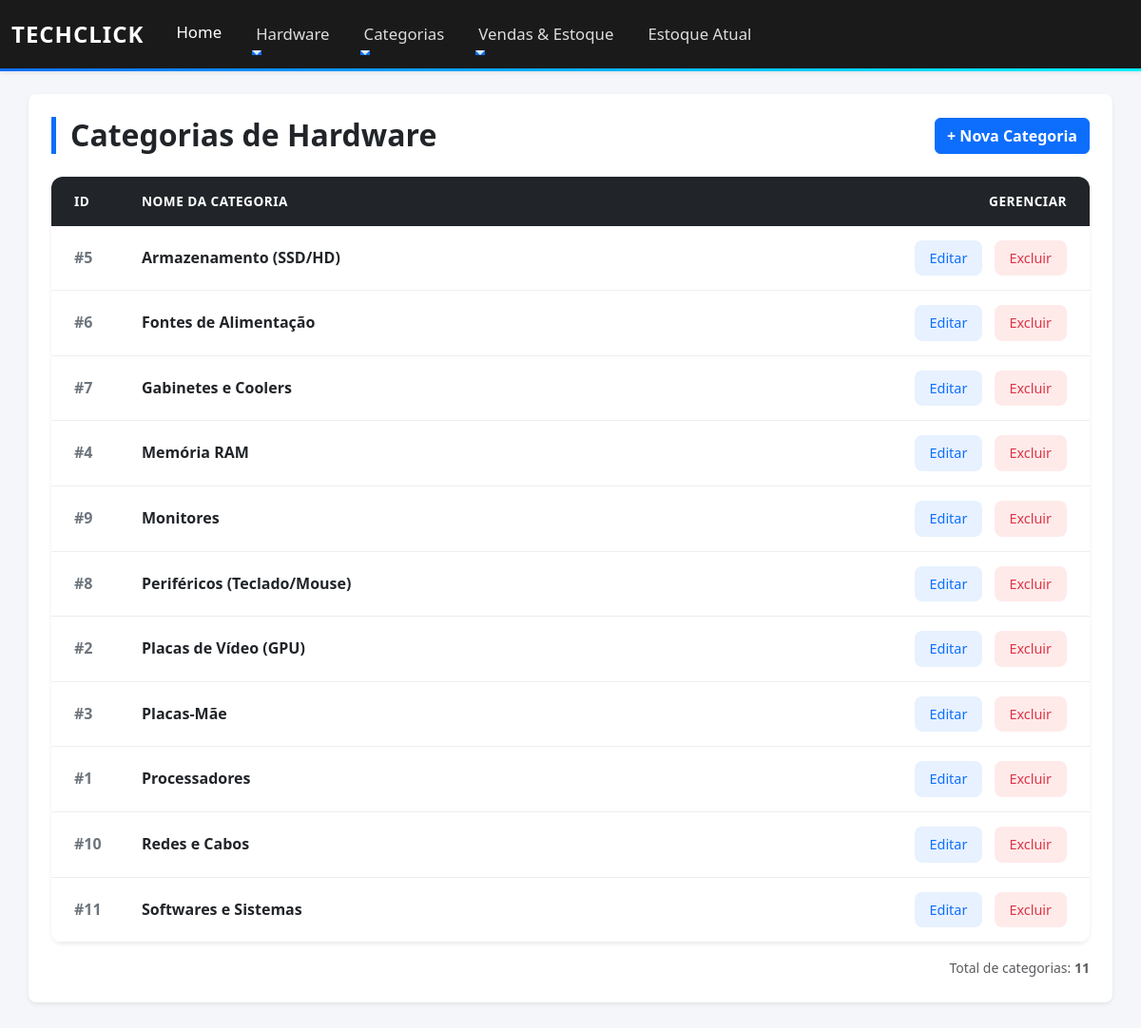
The page /?page=listar-categoria on the database its author committed.
### tables this page shows
CREATE TABLE IF NOT EXISTS categoria (
    id_categoria INT AUTO_INCREMENT PRIMARY KEY,
    nome_categoria VARCHAR(50) NOT NULL UNIQUE
);

### listar-categoria.php (the view, shortened to what this page needs)
<div class="d-flex justify-content-between align-items-center mb-4">
    <h1 class="page-title m-0">Categorias de Hardware</h1>
    <a href="?page=cadastrar-categoria" class="btn btn-primary fw-bold">
        + Nova Categoria
    </a>
</div>
<?php
require_once 'config.php';
$sql = "SELECT * FROM categoria ORDER BY nome_categoria ASC";
$res = $conn->query($sql);
$qtd = $res->num_rows;
if($qtd > 0){
    echo "<div class='card shadow-sm border-0 table-card'>";
    echo "<div class='card-body p-0'>";
    echo "<div class='table-responsive'>";
    echo "<table class='table table-hover align-middle mb-0'>";
    echo "<thead>
            <tr>
                <th class='ps-4' style='width: 80px;'>ID</th>
                <th>Nome da Categoria</th>
                <th class='text-end pe-4' style='width: 200px;'>Gerenciar</th>
            </tr>
          </thead>";
    echo "<tbody>";
    while($row = $res->fetch_object()){
        echo "<tr>";
        echo "<td class='ps-4 fw-bold text-secondary'>#{$row->id_categoria}</td>";
        echo "<td class='fw-semibold text-dark'>{$row->nome_categoria}</td>";
        echo "<td class='text-end pe-4'>
                <a href='index.php?page=editar-categoria&id_categoria={$row->id_categoria}'
                   class='btn btn-sm btn-edit me-2' title='Editar'>
                   Editar
                </a>
                <a href='index.php?page=salvar-categoria&acao=excluir&id_categoria={$row->id_categoria}'
                   class='btn btn-sm btn-delete'
                   onclick=\"return confirm('Tem certeza que deseja excluir a categoria {$row->nome_categoria}? Isso pode afetar produtos vinculados!');\"
                   title='Excluir'>
                   Excluir
                </a>
              </td>";
        echo "</tr>";
    }
    echo "</tbody>";
    echo "</table>";
    echo "</div>";
    echo "</div>";
    echo "</div>";
    echo "<div class='mt-3 text-end text-muted small'>
            Total de categorias: <strong>{$qtd}</strong>
          </div>";
}
?>

### index.php (shortened to what this page needs)
<!DOCTYPE html>
<html lang="pt-br">
<head>
    <link rel="stylesheet" href="css/bootstrap.min.css">
    <link rel="stylesheet" href="style.css">
</head>
<body>
    <nav class="navbar navbar-expand-lg navbar-dark bg-dark shadow-sm">
        <div class="container-fluid">
            <a class="navbar-brand fw-bold" href="index.php">
                 TechClick
            </a>
            <div class="collapse navbar-collapse" id="navbarNav">
                <ul class="navbar-nav me-auto">
                    <li class="nav-item">
                        <a class="nav-link active" href="index.php">Home</a>
                    </li>
                    <li class="nav-item dropdown">
                        <a class="nav-link dropdown-toggle" href="#" role="button"
                           data-bs-toggle="dropdown">
                            Hardware
                        </a>
                    </li>
                    <li class="nav-item dropdown">
                        <a class="nav-link dropdown-toggle" href="#" role="button"
                           data-bs-toggle="dropdown">
                            Categorias
                        </a>
                    </li>
                    <li class="nav-item dropdown">
                        <a class="nav-link dropdown-toggle" href="#" role="button"
                           data-bs-toggle="dropdown">
                            Vendas & Estoque
                        </a>
                    </li>
                    <li class="nav-item">
                        <a class="nav-link" href="?page=consultar-estoque">Estoque Atual</a>
                    </li>
                </ul>
            </div>
        </div>
    </nav>
    <div class="container content-area shadow-sm rounded-3 mt-4 p-4 bg-white">
        <?php
            include("config.php");
            switch (@$_REQUEST["page"]) {
                case "listar-categoria": include("listar-categoria.php"); break;
                    ?>
                    <?php
            }
        ?>
    </div>
</body>
</html>

### style.css (style rules this page uses)
:root { --primary-color: #212529; --accent-color: #0d6efd; --bg-color: #f4f6f9; --card-bg: #ffffff; --text-main: #2c3e50; --text-muted: #6c757d; --shadow-soft: 0 10px 25px rgba(0, 0, 0, 0.05); --shadow-hover: 0 15px 35px rgba(0, 0, 0, 0.1); }
body { background-color: var(--bg-color); font-family: "Segoe UI", system-ui, -apple-system, sans-serif; color: var(--text-main); line-height: 1.6; }
.navbar { border-bottom: 3px solid transparent; border-image: linear-gradient(to right, #0d6efd, #00f2ff) 1; padding: 12px 0; background-color: #1a1a1a !important; }
.navbar-brand { font-size: 1.5rem; letter-spacing: 1px; text-transform: uppercase; color: #fff !important; }
.nav-link { font-size: 1.05rem; margin: 0 10px; font-weight: 500; color: rgba(255, 255, 255, 0.85) !important; position: relative; transition: all 0.3s ease; }
.nav-link:hover, .nav-link.active { color: #fff !important; transform: translateY(-2px); }
.nav-link::after { content: ""; position: absolute; width: 0; height: 2px; bottom: 0; left: 0; background-color: var(--accent-color); transition: width 0.3s; }
.content-area { min-height: 80vh; background: var(--card-bg); border-radius: 16px; padding: 40px; box-shadow: var(--shadow-soft); margin-bottom: 40px; transition: box-shadow 0.3s ease; }
.page-title, h1 { font-size: 2rem; font-weight: 800; color: var(--primary-color); margin-bottom: 30px; border-left: 5px solid var(--accent-color); padding-left: 15px; }
.table-card { border-radius: 12px; overflow: hidden; background: #fff; box-shadow: 0 4px 6px rgba(0, 0, 0, 0.02); }
.table { margin-bottom: 0; vertical-align: middle; }
.table thead th { background-color: var(--primary-color); color: #fff; font-weight: 600; text-transform: uppercase; font-size: 0.85rem; letter-spacing: 0.5px; border: none; padding: 15px; }
.table tbody tr { transition: background-color 0.2s ease; }
.table tbody td { padding: 15px; border-bottom: 1px solid #eee; }
.btn-edit, .btn-delete { border: none; font-weight: 500; border-radius: 8px; padding: 8px 16px; font-size: 0.9rem; display: inline-flex; align-items: center; gap: 5px; transition: all 0.2s; text-decoration: none; }
.btn-edit { background-color: #e7f1ff; color: #0d6efd; }
.btn-delete { background-color: #ffeaea; color: #dc3545; }

### rows shown on the page
categoria: id_categoria "5", nome_categoria "Armazenamento (SSD/HD)"
categoria: id_categoria "6", nome_categoria "Fontes de Alimentação"
categoria: id_categoria "7", nome_categoria "Gabinetes e Coolers"
categoria: id_categoria "4", nome_categoria "Memória RAM"
categoria: id_categoria "9", nome_categoria "Monitores"
categoria: id_categoria "8", nome_categoria "Periféricos (Teclado/Mouse)"
categoria: id_categoria "2", nome_categoria "Placas de Vídeo (GPU)"
categoria: id_categoria "3", nome_categoria "Placas-Mãe"
categoria: id_categoria "1", nome_categoria "Processadores"
categoria: id_categoria "10", nome_categoria "Redes e Cabos"
categoria: id_categoria "11", nome_categoria "Softwares e Sistemas"

### other values the page prints
$qtd "11"
